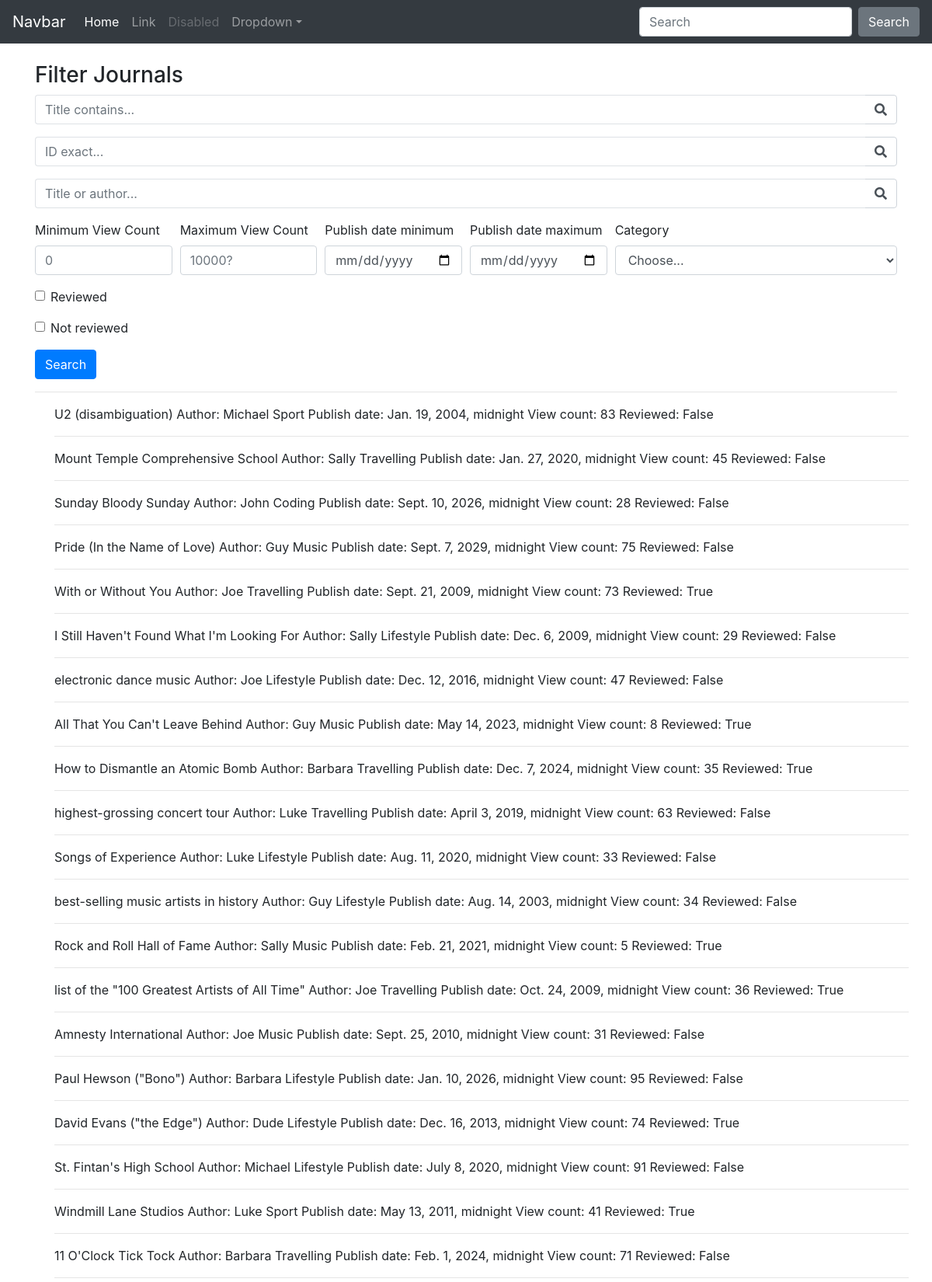
The page / (upper part) on the database its author committed.
### core/models.py (models this page shows, shortened)
class Journal(models.Model):
    title = models.CharField(max_length=120)
    author = models.ForeignKey(Author, on_delete=models.CASCADE)
    categories = models.ManyToManyField(Category)
    publish_date = models.DateTimeField()
    views = models.IntegerField(default=0)
    reviewed = models.BooleanField(default=False)

class Author(models.Model):
    name= models.CharField(max_length=30)

class Category(models.Model):
    name= models.CharField(max_length=30)
    def __str__(self):
        return self.name

### core/views.py (the view)
# urls.py: path('', BootstrapFilterView, name='bootsrap'),
def BootstrapFilterView(request):
    qs = Journal.objects.all()
    title_contains_query = request.GET.get('title_contains')
    id_exact_query = request.GET.get('id_exact')
    title_or_author_query = request.GET.get('title_or_author')
    view_count_min = request.GET.get('view_count_min')
    view_count_max = request.GET.get('view_count_max')
    date_min = request.GET.get('date_min')
    date_max = request.GET.get('date_max')
    if is_valid_queryparam(title_contains_query):
        qs = qs.filter(title__icontains=title_contains_query)
    elif is_valid_queryparam(id_exact_query):
        qs = qs.filter(id=id_exact_query)
    elif is_valid_queryparam(title_or_author_query):
        qs = qs.filter(Q(title__icontains=title_or_author_query)
                       | Q(author__name__icontains=title_or_author_query)
                       ).distinct()
    if is_valid_queryparam(view_count_min):
        qs = qs.filter(views__gte=view_count_min)
    if is_valid_queryparam(view_count_max):
        qs = qs.filter(views__lt=view_count_max)
    if is_valid_queryparam(date_min):
        qs = qs.filter(publish_date__gte=date_min)
    if is_valid_queryparam(date_max):
        qs = qs.filter(publish_date__lt=date_max)
    context = {
        'queryset': qs
    }
    return render(request, "bootstrap_form.html", context)

### core/views.py (called while the page is built)
def is_valid_queryparam(param):
    return param != '' and param is not None

### templates/bootstrap_form.html (shortened to what this page needs)
{% load static %}
<html lang="en"><head>
    <link rel="stylesheet" href="https://stackpath.bootstrapcdn.com/bootstrap/4.5.0/css/bootstrap.min.css">
    <link rel="stylesheet" href="{% static 'template.css'%}" >
    <link rel="stylesheet" href="https://use.fontawesome.com/releases/v5.8.1/css/all.css">
  </head>
  <body>
    <nav class="navbar navbar-expand-md navbar-dark bg-dark fixed-top">
  <a class="navbar-brand" href="#">Navbar</a>
  <div class="navbar-collapse collapse" id="navbarsExampleDefault" style="">
    <ul class="navbar-nav mr-auto">
      <li class="nav-item active">
        <a class="nav-link" href="#">Home <span class="sr-only">(current)</span></a>
      </li>
      <li class="nav-item">
        <a class="nav-link" href="#">Link</a>
      </li>
      <li class="nav-item">
        <a class="nav-link disabled" href="#" tabindex="-1" aria-disabled="true">Disabled</a>
      </li>
      <li class="nav-item dropdown">
        <a class="nav-link dropdown-toggle" href="#" id="dropdown01" data-toggle="dropdown" aria-haspopup="true" aria-expanded="false">Dropdown</a>
      </li>
    </ul>
    <form class="form-inline my-2 my-lg-0">
      <input class="form-control mr-sm-2" type="text" placeholder="Search" aria-label="Search">
      <button class="btn btn-secondary my-2 my-sm-0" type="submit">Search</button>
    </form>
  </div>
</nav>
<main role="main" class="container">
    <h3>Filter Journals</h3>
    <form method="GET " action=".">
        <div class="form-row">
            <div class="form-group col-12">
                <div class="input-group">
                    <input class="form-control py-2 border-right-0 border" type="search" name="title_contains" placeholder="Title contains..." />
                    <span class="input-group-append">
                        <div class="input-group-text bg-transparent">
                            <i class="fa fa-search"></i>
                        </div>
                    </span>
                </div>
            </div>
        </div>
        <div class="form-row">
            <div class="form-group col-12">
                <div class="input-group">
                    <input class="form-control py-2 border-right-0 border" type="search" name="id_exact" placeholder="ID exact..." />
                    <span class="input-group-append">
                        <div class="input-group-text bg-transparent">
                            <i class="fa fa-search"></i>
                        </div>
                    </span>
                </div>
            </div>
        </div>
        <div class="form-row">
            <div class="form-group col-12">
                <div class="input-group">
                    <input class="form-control py-2 border-right-0 border" type="search" name="title_or_author" placeholder="Title or author..." />
                    <span class="input-group-append">
                        <div class="input-group-text bg-transparent">
                            <i class="fa fa-search"></i>
                        </div>
                    </span>
                </div>
            </div>
        </div>
        <div class="form-row">
            <div class="form-group col-md-2 col-lg-2">
              <label for="viewCountMin">Minimum View Count</label>
              <input type="number" min=0 class="form-control" id="viewCountMin" placeholder="0" name="view_count_min">
            </div>
            <div class="form-group col-md-2 col-lg-2">
              <label for="viewCountMax">Maximum View Count</label>
              <input type="number" min=0 class="form-control" id="viewCountMax" placeholder="10000?" name="view_count_max">
            </div>
            <div class="form-group col-md-2 col-lg-2">
              <label for="publishDateMin">Publish date minimum</label>
              <input type="date" class="form-control" id="publishDateMin" name="date_min">
            </div>
            <div class="form-group col-md-2 col-lg-2">
              <label for="publishDateMax">Publish date maximum</label>
              <input type="date" class="form-control" id="publishDateMax" name="date_max">
            </div>
            <div class="form-group col-md-4">
              <label for="category">Category</label>
              <select id="category" class="form-control" name="category">
                <option selected>Choose...</option>
              </select>
            </div>
          </div>
          <div class="form-group">
            <div class="form-check">
              <input class="form-check-input" type="checkbox" id="reviewed" name="reviewed">
              <label class="form-check-label" for="reviewed">
                Reviewed
              </label>
            </div>
          </div>
          <div class="form-group">
            <div class="form-check">
              <input class="form-check-input" type="checkbox" id="notReviewed" name="notReviewed">
              <label class="form-check-label" for="notReviewed">
                Not reviewed
              </label>
            </div>
          </div>
          <button type="submit" class="btn btn-primary">Search</button>
    </form>
    <hr/>
    <div class="row">
        <ul>
          {% for journal in queryset %}
            <li>
              {{ journal.title }}
              <span>Author: {{ journal.author.name }}</span>
              <span>
                {% for cat in journal.categories.all %}
                  {{ cat }}
                {% endfor %}
              </span>
              <span>Publish date: {{ journal.publish_date }}</span>
              <span>View count: {{ journal.views }}</span>
              <span>Reviewed: {{ journal.reviewed }}</span>
            </li>
            <hr />
          {% endfor %}
        </ul>
      </div>
</main>
</body>
</html>

### static/template.css (style rules this page uses)
body { margin-top: 5rem; }
ul { list-style-type: none; }

### rows shown on the page
Journal: title "U2 (disambiguation)", author.name "Michael", publish_date "Jan. 19, 2004, midnight", views "83", reviewed "False"
Category: name "Sport"
Journal: title "Mount Temple Comprehensive School", author.name "Sally", publish_date "Jan. 27, 2020, midnight", views "45", reviewed "False"
Category: name "Travelling"
Journal: title "Sunday Bloody Sunday", author.name "John", publish_date "Sept. 10, 2026, midnight", views "28", reviewed "False"
Category: name "Coding"
Journal: title "Pride (In the Name of Love)", author.name "Guy", publish_date "Sept. 7, 2029, midnight", views "75", reviewed "False"
Category: name "Music"
Journal: title "With or Without You", author.name "Joe", publish_date "Sept. 21, 2009, midnight", views "73", reviewed "True"
Journal: title "I Still Haven't Found What I'm Looking For", author.name "Sally", publish_date "Dec. 6, 2009, midnight", views "29", reviewed "False"
Category: name "Lifestyle"
Journal: title "electronic dance music", author.name "Joe", publish_date "Dec. 12, 2016, midnight", views "47", reviewed "False"
Journal: title "All That You Can't Leave Behind", author.name "Guy", publish_date "May 14, 2023, midnight", views "8", reviewed "True"
Journal: title "How to Dismantle an Atomic Bomb", author.name "Barbara", publish_date "Dec. 7, 2024, midnight", views "35", reviewed "True"
Journal: title "highest-grossing concert tour", author.name "Luke", publish_date "April 3, 2019, midnight", views "63", reviewed "False"
Journal: title "Songs of Experience", author.name "Luke", publish_date "Aug. 11, 2020, midnight", views "33", reviewed "False"
Journal: title "best-selling music artists in history", author.name "Guy", publish_date "Aug. 14, 2003, midnight", views "34", reviewed "False"
Journal: title "Rock and Roll Hall of Fame", author.name "Sally", publish_date "Feb. 21, 2021, midnight", views "5", reviewed "True"
Journal: title "list of the \"100 Greatest Artists of All Time\"", author.name "Joe", publish_date "Oct. 24, 2009, midnight", views "36", reviewed "True"
Journal: title "Amnesty International", author.name "Joe", publish_date "Sept. 25, 2010, midnight", views "31", reviewed "False"
Journal: title "Paul Hewson (\"Bono\")", author.name "Barbara", publish_date "Jan. 10, 2026, midnight", views "95", reviewed "False"
Journal: title "David Evans (\"the Edge\")", author.name "Dude", publish_date "Dec. 16, 2013, midnight", views "74", reviewed "True"
Journal: title "St. Fintan's High School", author.name "Michael", publish_date "July 8, 2020, midnight", views "91", reviewed "False"
Journal: title "Windmill Lane Studios", author.name "Luke", publish_date "May 13, 2011, midnight", views "41", reviewed "True"
Journal: title "11 O'Clock Tick Tock", author.name "Barbara", publish_date "Feb. 1, 2024, midnight", views "71", reviewed "False"
